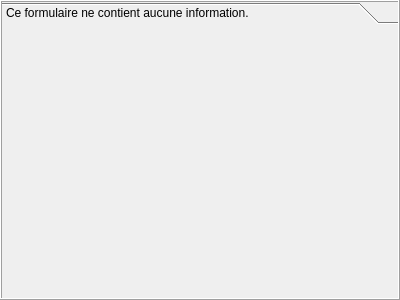
<?xml version="1.0" encoding="UTF-8"?>
<ui version="4.0">
 <class>TeraForm</class>
 <widget class="QWidget" name="TeraForm">
  <property name="geometry">
   <rect>
    <x>0</x>
    <y>0</y>
    <width>400</width>
    <height>300</height>
   </rect>
  </property>
  <property name="windowTitle">
   <string>Form</string>
  </property>
  <property name="styleSheet">
   <string notr="true">/*
QWidget{background-color: rgba(0,0,0,0);color:white;border-radius:5px}
QPlainTextEdit,QLineEdit,QListWidget,QComboBox,QTextEdit,QSpinBox,QDateTimeEdit, QTimeEdit{background-color: rgba(255,255,255,50%); color: black;}

QTableWidget{
background-color: rgba(0,0,0,50%);
color: white;
border: 1px solid rgba(255,255,255,50%);
}

QLineEdit:!enabled, QListWidget:!enabled,QComboBox:!enabled,QTextEdit:!enabled,QPlainTextEdit:!enabled, QDateTimeEdit:!enabled, QTimeEdit:!enabled{background-color: rgba(0,0,0,30%);color:white;border:0}QDateEdit::down-arrow:!enabled,QDateTimeEdit::down-arrow:!enabled,QTimeEdit::down-arrow:!enabled,QDateEdit::up-arrow:!enabled,QTimeEdit::up-arrow:!enabled,QComboBox::drop-down:!enabled,QDateTimeEdit::up-arrow:!enabled{background-color:rgba(0,0,0,0%);}

QCheckBox::indicator:unchecked:!enabled { background-color:rgba(128,0,0,100%);}
QCheckBox::indicator:checked:!enabled { background-color:green;}
QCheckBox::indicator:unchecked{ background-color:red;border-radius:3px;}
QCheckBox::indicator:checked {background-color:rgb(0,255,0);border-radius:3px;}
QCheckBox:checked{color:lightgreen;background-color:rgba(0,0,0,0%);}
QCheckBox:!checked{color:red;background-color:rgba(0,0,0,0%);}

QPushButton{background-color:qlineargradient(x1: 0, y1: 0, x2: 0, y2: 1, stop: 0 #2198c0, stop: 1 #0d5ca6);}
QPushButton:checked{background-color:rgb(128,128,128); border:1px solid rgba(255,255,255,50%);}
QPushButton:hover,QPushButton:checked{background-color:  rgba(255,255,255,75%);color:black;}

QToolButton:hover{background-color:  rgba(255,255,255,50);}

QTabWidget::pane { 
	background-color: rgba(128,128,140,25%);
	border-radius: 5px;
    border: 2px solid rgba(128,128,140,50%);
 }

 QTabWidget::tab-bar {
     left: 5px; 
 }


 QTabBar::tab,QTableWidget::tab,QHeaderView::section {
     background: qlineargradient(x1: 0, y1: 0, x2: 0, y2: 1,
                                 stop: 0  rgba(128,128,140,50%),  stop: 1.0  rgba(128,128,140,25%));
     border: 2px solid  rgba(128,128,140,50%);
     border-bottom: 0px;
     border-top-left-radius: 4px;
     border-top-right-radius: 4px;
     padding: 2px;
min-height:25px;
 }

 QTabBar::tab:selected, QTabBar::tab:hover {

background: qlineargradient(x1: 0, y1: 0, x2: 0, y2: 1,
                                 stop: 0  rgba(128,128,140,70%),  stop: 1.0  rgba(128,128,140,50%));
 }

 QTabBar::tab:selected {
     border-color:rgba(128,128,140,60%);
     border-bottom-color:rgba(128,128,140,60%); 
 }

 QTabBar::tab:!selected {
     margin-top: 2px; 
 }

QToolBox{background-color:  rgba(128,150,150,25%);}

QToolBox::tab {
    background: qlineargradient(x1:0, y1:0, x2:1, y2:1, stop:0 blue, stop: 0.2  darkblue, stop:1 blue);
    border-radius: 5px;
    color: darkgray;
}

QToolBox::tab:selected {
    font: bold;
    color: white;
}

QToolBox::tab:!selected {
    color: white;
}

QWidget#pageSection1{
 	border: 1px solid white;
	border-radius: 5px;
}
*/</string>
  </property>
  <layout class="QVBoxLayout" name="verticalLayout">
   <property name="leftMargin">
    <number>0</number>
   </property>
   <property name="topMargin">
    <number>0</number>
   </property>
   <property name="rightMargin">
    <number>0</number>
   </property>
   <property name="bottomMargin">
    <number>0</number>
   </property>
   <item>
    <widget class="QToolBox" name="toolboxMain">
     <property name="styleSheet">
      <string notr="true"/>
     </property>
     <property name="frameShape">
      <enum>QFrame::Box</enum>
     </property>
     <property name="frameShadow">
      <enum>QFrame::Raised</enum>
     </property>
     <property name="currentIndex">
      <number>0</number>
     </property>
     <widget class="QWidget" name="pageSection1">
      <property name="geometry">
       <rect>
        <x>0</x>
        <y>0</y>
        <width>396</width>
        <height>267</height>
       </rect>
      </property>
      <attribute name="label">
       <string>Ce formulaire ne contient aucune information.</string>
      </attribute>
     </widget>
    </widget>
   </item>
  </layout>
 </widget>
 <resources/>
 <connections/>
</ui>
